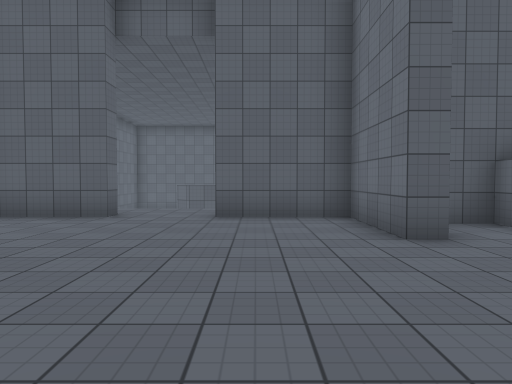
[1] (above)

21 first-person views from a walk through a scene from a Unity 3-D project. The camera is 1.4 m above the floor, tilts 2° down and sees 70° across. The floor is counted in squares, 2 m on a side. Each view is taken from the middle of a square. On the plan, view 1 faces up. The plan holds only what a view shows up to about 11 squares ahead; the rest is blank. The place goes on beyond the plan. The player is left out. Surface patterns are stand-ins for the level's own textures.

[2]
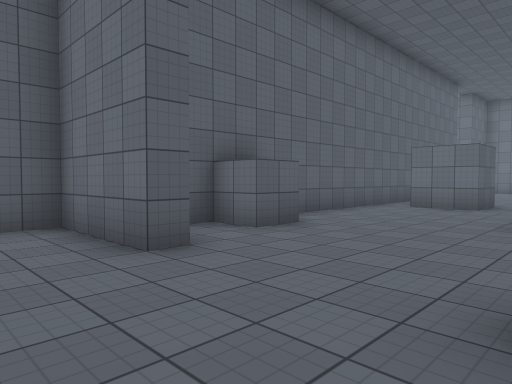

[3]
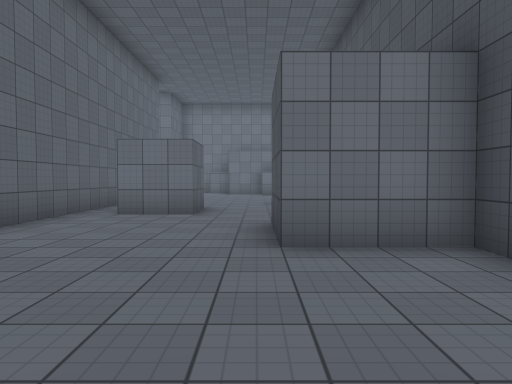

[4]
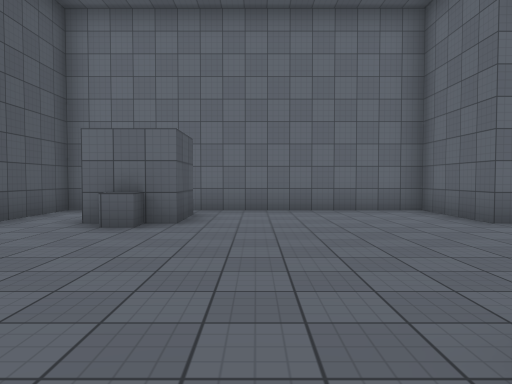

[5]
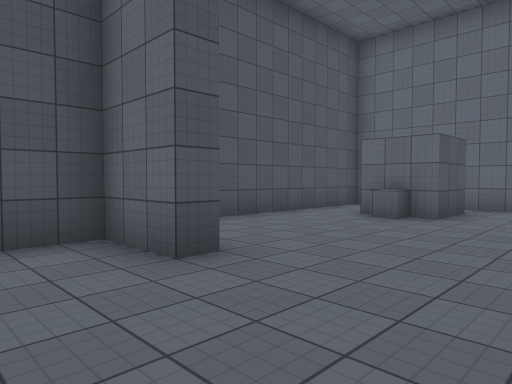

[6]
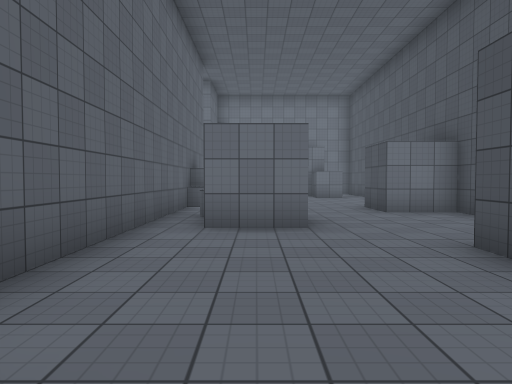

[7]
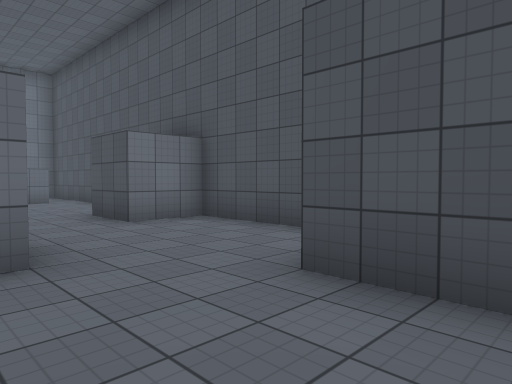

[8]
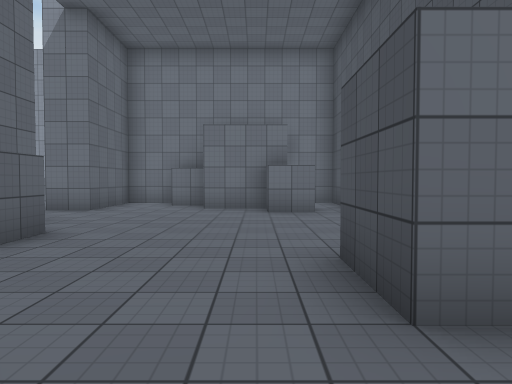

[9]
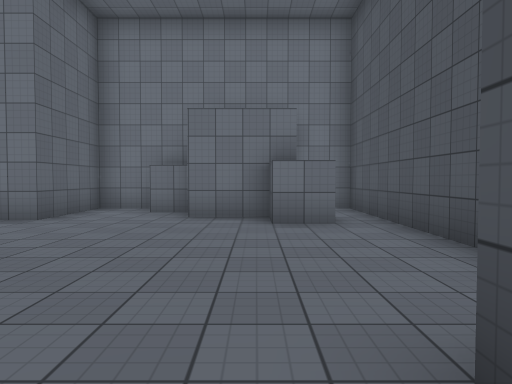

[10]
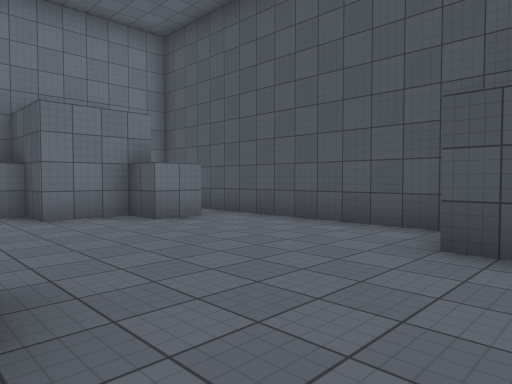

[11]
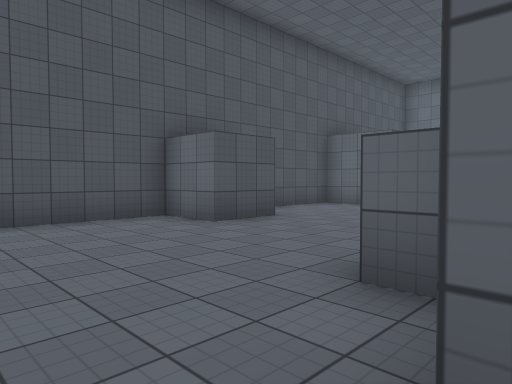

[12]
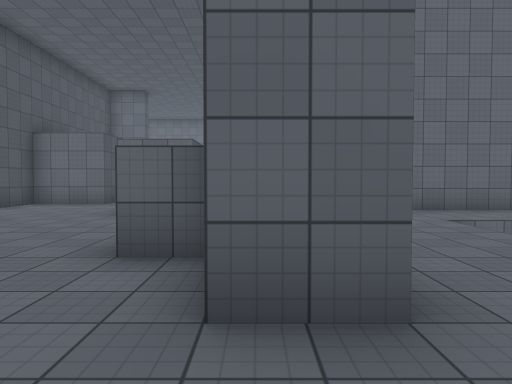

[13]
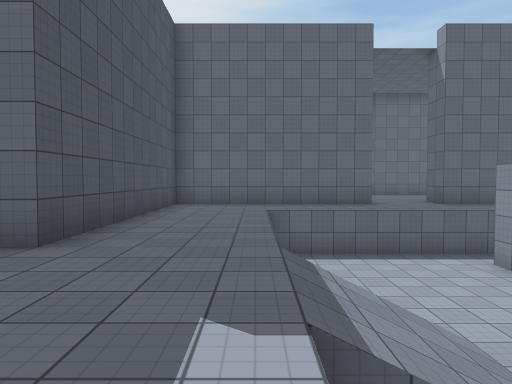

[14]
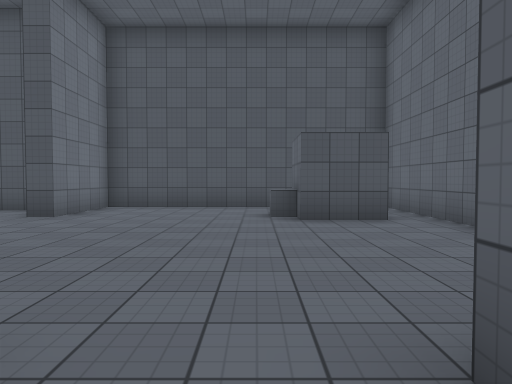

[15]
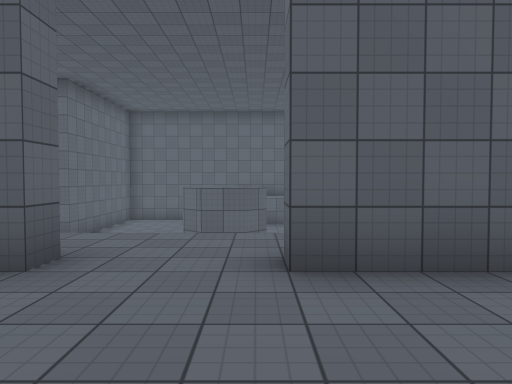

[16]
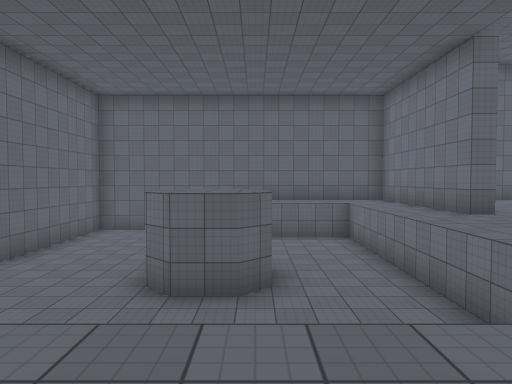

[17]
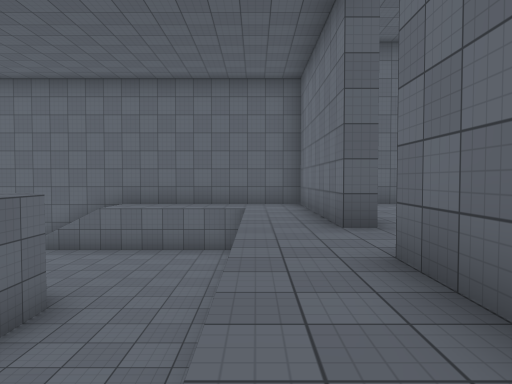

[18]
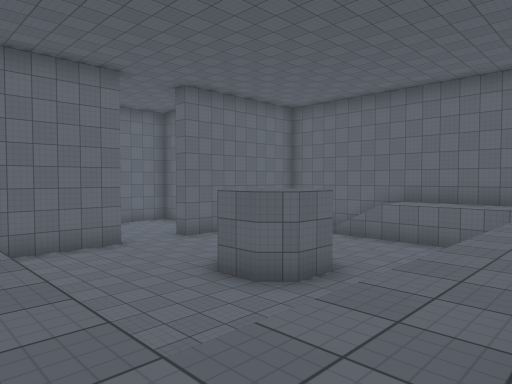

[19]
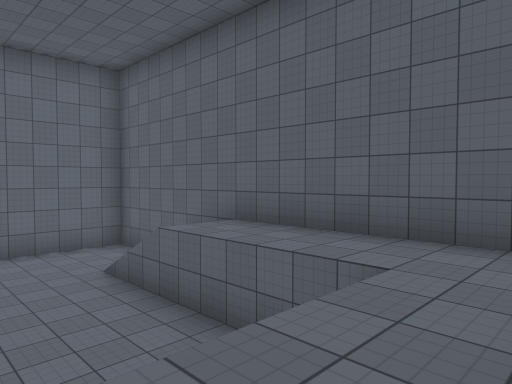

[20]
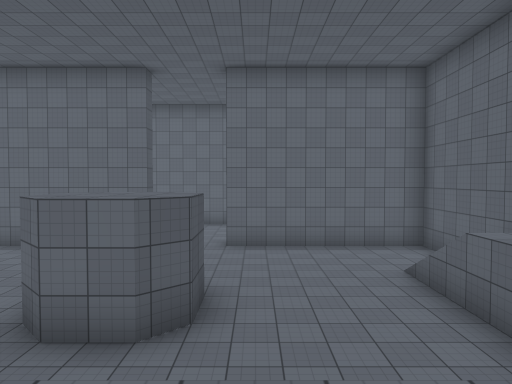

[21]
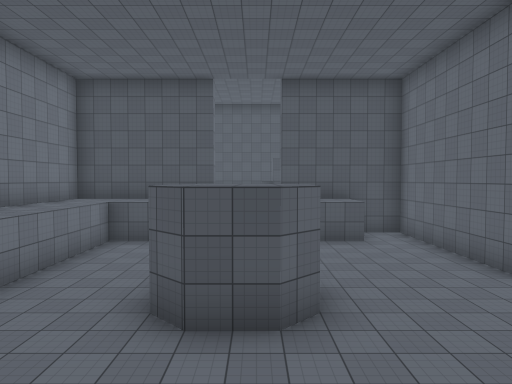

### Floor plan
Key: @ floor where view 1 was taken; # wall or solid block; . main floor; - floor 2 m lower than the main floor; / step, stairs or slope; ^ raised ledge.
Columns run from 7 left of view 1 to 21 right of it. Each row starts with its distance up from view 1.
 20 ##############
 19 #---//.....#..
 18 #---//.....#..
 17 ##-------..#..
 16  #-------..#.   #
 15  #-------..#.   #..
 14 -----##--...    ...-#
 13 -----##--...    ...----
 12  #-------..#    #..-----
 11  #-------..#    #..-----//
 10  #-------..#    #..--  -//
  9  #-------..#    #...........
  8  #-........#    #..........
  7  ####..#####    #.........
  6  #.......###############..###
  5  #.......#.#......^..#......#
  4  #...............##........##
  3  #........................##
  2  #........................#
  1  #.##....#...##....##....##
  0  #.....@.#...##....##.......#
 -1  #.......####################
 -2  #########

Where each view was taken, in squares from view 1:
view 1: 0 up, 0 right, facing up
view 2: 1 up, 0 right, facing up-right
view 3: 2 up, 2 right, facing right
view 4: 3 up, 3 right, facing left
view 5: 4 up, 4 right, facing down-left
view 6: 4 up, 4 right, facing right
view 7: 4 up, 6 right, facing down-right
view 8: 2 up, 10 right, facing right
view 9: 2 up, 12 right, facing right
view 10: 5 up, 12 right, facing down-right
view 11: 6 up, 17 right, facing down-left
view 12: 6 up, 18 right, facing left
view 13: 9 up, 20 right, facing left
view 14: 8 up, 2 left, facing down
view 15: 4 up, 1 left, facing up
view 16: 7 up, 1 left, facing up
view 17: 9 up, 2 right, facing up
view 18: 8 up, 3 right, facing up-left
view 19: 15 up, 3 right, facing up-left
view 20: 15 up, 3 right, facing left
view 21: 18 up, 2 left, facing down
